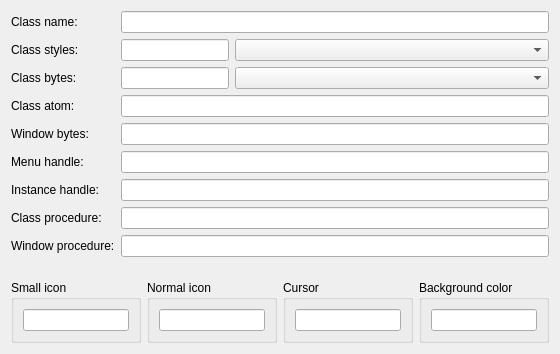
<?xml version="1.0" encoding="UTF-8"?>
<ui version="4.0">
 <class>FormInfoClass</class>
 <widget class="QWidget" name="FormInfoClass">
  <property name="geometry">
   <rect>
    <x>0</x>
    <y>0</y>
    <width>560</width>
    <height>354</height>
   </rect>
  </property>
  <property name="sizePolicy">
   <sizepolicy hsizetype="Preferred" vsizetype="Preferred">
    <horstretch>0</horstretch>
    <verstretch>0</verstretch>
   </sizepolicy>
  </property>
  <property name="minimumSize">
   <size>
    <width>520</width>
    <height>0</height>
   </size>
  </property>
  <property name="maximumSize">
   <size>
    <width>16777215</width>
    <height>16777215</height>
   </size>
  </property>
  <property name="windowTitle">
   <string>Class</string>
  </property>
  <layout class="QGridLayout" name="gridLayout">
   <item row="9" column="1" colspan="3">
    <widget class="QLineEdit" name="txtWindowProc">
     <property name="readOnly">
      <bool>true</bool>
     </property>
    </widget>
   </item>
   <item row="5" column="0">
    <widget class="QLabel" name="lblWindowBytes">
     <property name="sizePolicy">
      <sizepolicy hsizetype="Fixed" vsizetype="Preferred">
       <horstretch>0</horstretch>
       <verstretch>0</verstretch>
      </sizepolicy>
     </property>
     <property name="text">
      <string>Window bytes:</string>
     </property>
    </widget>
   </item>
   <item row="4" column="1" colspan="3">
    <widget class="QLineEdit" name="txtClassAtom">
     <property name="readOnly">
      <bool>true</bool>
     </property>
    </widget>
   </item>
   <item row="7" column="0">
    <widget class="QLabel" name="lblInstance">
     <property name="sizePolicy">
      <sizepolicy hsizetype="Fixed" vsizetype="Preferred">
       <horstretch>0</horstretch>
       <verstretch>0</verstretch>
      </sizepolicy>
     </property>
     <property name="text">
      <string>Instance handle:</string>
     </property>
    </widget>
   </item>
   <item row="9" column="0">
    <widget class="QLabel" name="lblWindowProc">
     <property name="sizePolicy">
      <sizepolicy hsizetype="Fixed" vsizetype="Preferred">
       <horstretch>0</horstretch>
       <verstretch>0</verstretch>
      </sizepolicy>
     </property>
     <property name="text">
      <string>Window procedure:</string>
     </property>
    </widget>
   </item>
   <item row="1" column="0">
    <widget class="QLabel" name="lblClassStyles">
     <property name="sizePolicy">
      <sizepolicy hsizetype="Fixed" vsizetype="Preferred">
       <horstretch>0</horstretch>
       <verstretch>0</verstretch>
      </sizepolicy>
     </property>
     <property name="text">
      <string>Class styles:</string>
     </property>
    </widget>
   </item>
   <item row="8" column="0">
    <widget class="QLabel" name="lblClassProc">
     <property name="sizePolicy">
      <sizepolicy hsizetype="Fixed" vsizetype="Preferred">
       <horstretch>0</horstretch>
       <verstretch>0</verstretch>
      </sizepolicy>
     </property>
     <property name="text">
      <string>Class procedure:</string>
     </property>
    </widget>
   </item>
   <item row="2" column="2" colspan="2">
    <widget class="QComboBox" name="cboClassBytes">
     <property name="minimumSize">
      <size>
       <width>170</width>
       <height>0</height>
      </size>
     </property>
    </widget>
   </item>
   <item row="1" column="2" colspan="2">
    <widget class="QComboBox" name="cboClassStyles">
     <property name="minimumSize">
      <size>
       <width>170</width>
       <height>0</height>
      </size>
     </property>
    </widget>
   </item>
   <item row="8" column="1" colspan="3">
    <widget class="QLineEdit" name="txtClassProc">
     <property name="readOnly">
      <bool>true</bool>
     </property>
    </widget>
   </item>
   <item row="2" column="0">
    <widget class="QLabel" name="lblClassBytes">
     <property name="sizePolicy">
      <sizepolicy hsizetype="Fixed" vsizetype="Preferred">
       <horstretch>0</horstretch>
       <verstretch>0</verstretch>
      </sizepolicy>
     </property>
     <property name="text">
      <string>Class bytes:</string>
     </property>
    </widget>
   </item>
   <item row="6" column="1" colspan="3">
    <widget class="QLineEdit" name="txtMenuHandle">
     <property name="readOnly">
      <bool>true</bool>
     </property>
    </widget>
   </item>
   <item row="6" column="0">
    <widget class="QLabel" name="lblMenuHandle">
     <property name="sizePolicy">
      <sizepolicy hsizetype="Fixed" vsizetype="Preferred">
       <horstretch>0</horstretch>
       <verstretch>0</verstretch>
      </sizepolicy>
     </property>
     <property name="text">
      <string>Menu handle:</string>
     </property>
    </widget>
   </item>
   <item row="4" column="0">
    <widget class="QLabel" name="lblClassAtom">
     <property name="sizePolicy">
      <sizepolicy hsizetype="Fixed" vsizetype="Preferred">
       <horstretch>0</horstretch>
       <verstretch>0</verstretch>
      </sizepolicy>
     </property>
     <property name="text">
      <string>Class atom:</string>
     </property>
    </widget>
   </item>
   <item row="5" column="1" colspan="3">
    <widget class="QLineEdit" name="txtWindowBytes">
     <property name="readOnly">
      <bool>true</bool>
     </property>
    </widget>
   </item>
   <item row="0" column="1" colspan="3">
    <widget class="QLineEdit" name="txtClassName">
     <property name="readOnly">
      <bool>true</bool>
     </property>
    </widget>
   </item>
   <item row="1" column="1">
    <widget class="QLineEdit" name="txtClassStyles">
     <property name="sizePolicy">
      <sizepolicy hsizetype="Fixed" vsizetype="Fixed">
       <horstretch>0</horstretch>
       <verstretch>0</verstretch>
      </sizepolicy>
     </property>
     <property name="readOnly">
      <bool>true</bool>
     </property>
    </widget>
   </item>
   <item row="2" column="1">
    <widget class="QLineEdit" name="txtClassBytes">
     <property name="sizePolicy">
      <sizepolicy hsizetype="Fixed" vsizetype="Fixed">
       <horstretch>0</horstretch>
       <verstretch>0</verstretch>
      </sizepolicy>
     </property>
     <property name="readOnly">
      <bool>true</bool>
     </property>
    </widget>
   </item>
   <item row="7" column="1" colspan="3">
    <widget class="QLineEdit" name="txtInstance">
     <property name="readOnly">
      <bool>true</bool>
     </property>
    </widget>
   </item>
   <item row="0" column="0">
    <widget class="QLabel" name="lblClassName">
     <property name="sizePolicy">
      <sizepolicy hsizetype="Fixed" vsizetype="Preferred">
       <horstretch>0</horstretch>
       <verstretch>0</verstretch>
      </sizepolicy>
     </property>
     <property name="text">
      <string>Class name:</string>
     </property>
    </widget>
   </item>
   <item row="11" column="0" colspan="4">
    <layout class="QHBoxLayout" name="horizontalLayout">
     <item>
      <widget class="QGroupBox" name="groupBoxIcon1">
       <property name="title">
        <string>Small icon</string>
       </property>
       <layout class="QGridLayout" name="gridLayout_2">
        <item row="0" column="0">
         <widget class="QLineEdit" name="txtIcon1">
          <property name="readOnly">
           <bool>true</bool>
          </property>
         </widget>
        </item>
       </layout>
      </widget>
     </item>
     <item>
      <widget class="QGroupBox" name="groupBoxIcon2">
       <property name="title">
        <string>Normal icon</string>
       </property>
       <layout class="QGridLayout" name="gridLayout_5">
        <item row="0" column="0">
         <widget class="QLineEdit" name="txtIcon2">
          <property name="readOnly">
           <bool>true</bool>
          </property>
         </widget>
        </item>
       </layout>
      </widget>
     </item>
     <item>
      <widget class="QGroupBox" name="groupBoxCursor">
       <property name="title">
        <string>Cursor</string>
       </property>
       <layout class="QGridLayout" name="gridLayout_3">
        <item row="0" column="0">
         <widget class="QLineEdit" name="txtCursor">
          <property name="readOnly">
           <bool>true</bool>
          </property>
         </widget>
        </item>
       </layout>
      </widget>
     </item>
     <item>
      <widget class="QGroupBox" name="groupBoxBrush">
       <property name="title">
        <string>Background color</string>
       </property>
       <layout class="QGridLayout" name="gridLayout_6">
        <item row="0" column="0">
         <widget class="QLineEdit" name="txtBrush">
          <property name="readOnly">
           <bool>true</bool>
          </property>
         </widget>
        </item>
       </layout>
      </widget>
     </item>
    </layout>
   </item>
   <item row="10" column="0">
    <spacer name="verticalSpacer">
     <property name="orientation">
      <enum>Qt::Vertical</enum>
     </property>
     <property name="sizeHint" stdset="0">
      <size>
       <width>20</width>
       <height>16777215</height>
      </size>
     </property>
    </spacer>
   </item>
  </layout>
 </widget>
 <resources/>
 <connections/>
</ui>
